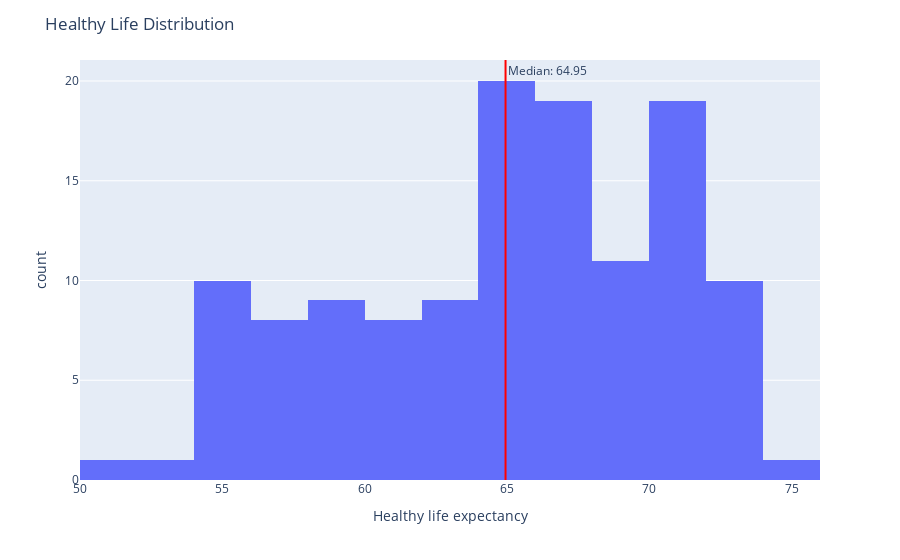

Here is the notebook cell this chart was saved with:
### Code cell
fig = px.histogram(df, 'Healthy life expectancy')
median_value = df['Healthy life expectancy'].mean()
fig.add_vline(x=median_value, line_dash="solid", line_color="red", annotation_text=f"Median: {median_value:.2f}")
fig.update_layout(title='Healthy Life Distribution')
fig.show()

### Figure 1 — Plotly figure (JSON) as saved in the notebook; plotly's stock layout.template omitted (floating-point values rounded to 4 significant figures)
{"data": [{"alignmentgroup": "True", "bingroup": "x", "hovertemplate": "Healthy life expectancy=%{x}<br>count=%{y}<extra></extra>", "legendgroup": "", "marker": {"color": "#636efa", "pattern": {"shape": ""}}, "name": "", "offsetgroup": "", "orientation": "v", "showlegend": false, "type": "histogram", "x": [71.15, 71.25, 72.05, 72.7, 71.55, 72.15, 71.5, 72.9, 71.67, 70.35, 71.15, 71.05, 71.4, 71.3, 65.85, 71.3, 70.9, 70.3, 67.4, 72.3, 71.05, 70, 67.05, 73.8, 66.24, 67.5, 68.84, 64.4, 69.65, 72.35, 72.05, 70.3, 65.8, 71.6, 68.95, 69.05, 65.65, 66.4, 65.83, 62.9, 65.8, 67.09, 72.8, 74.35, 68.95, 65.75, 65.6, 67.5, 67.2, 64.06, 65.3, 65.66, 71.25, 73.65, 71.15, 63.85, 68.45, 60.5, 66.85, 65.3, 68.69, 65.5, 65.9, 67.1, 66.6, 63.6, 64.95, 69.35, 64.4, 69, 69.85, 62.04, 66.5, 61.85, 67.79, 62.23, 66.55, 69.15, 63.05, 56.99, 64.05, 60.95, 64.95, 54.19, 64.55, 58.25, 54.89, 55.85, 51.53, 63.41, 63.9, 66.6, 60.0, 60.48, 55.46, 56.85, 58.76, 57.31, 56.55, 67, 58.5, 67.15, 58.91, 53.12, 61.9, 56.09, 61.39, 64.55, 57.9, 55.4, 63.5, 57.45, 67.6, 60.7, 56.7, 60.78, 58.05, 55.03, 59.4, 59.42, 58.48, 54.73, 54.05, 54.9, 66.15, 54.71], "xaxis": "x", "yaxis": "y"}], "layout": {"annotations": [{"showarrow": false, "text": "Median: 64.95", "x": 64.95, "xanchor": "left", "xref": "x", "y": 1, "yanchor": "top", "yref": "y domain"}], "barmode": "relative", "legend": {"tracegroupgap": 0}, "margin": {"t": 60}, "shapes": [{"line": {"color": "red", "dash": "solid"}, "type": "line", "x0": 64.95, "x1": 64.95, "xref": "x", "y0": 0, "y1": 1, "yref": "y domain"}], "title": {"text": "Healthy Life Distribution"}, "xaxis": {"anchor": "y", "domain": [0, 1], "title": {"text": "Healthy life expectancy"}}, "yaxis": {"anchor": "x", "domain": [0, 1], "title": {"text": "count"}}}}
